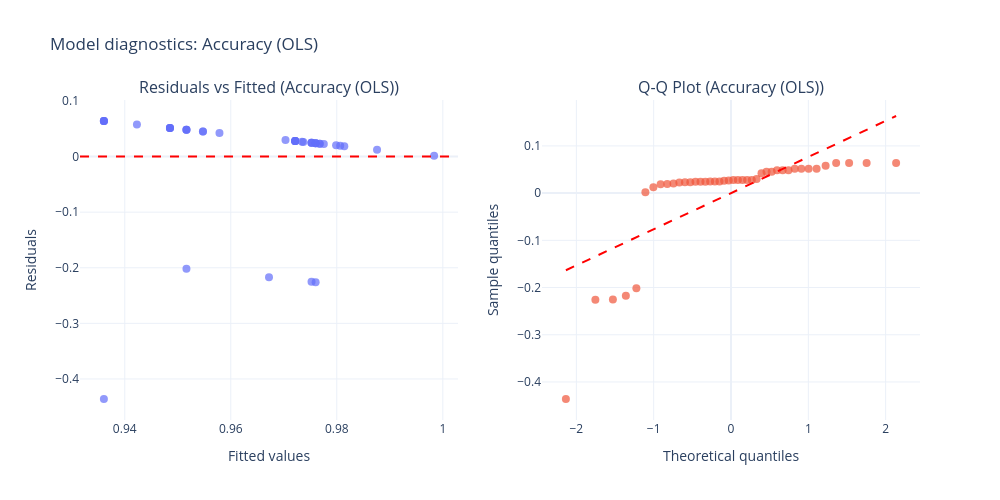
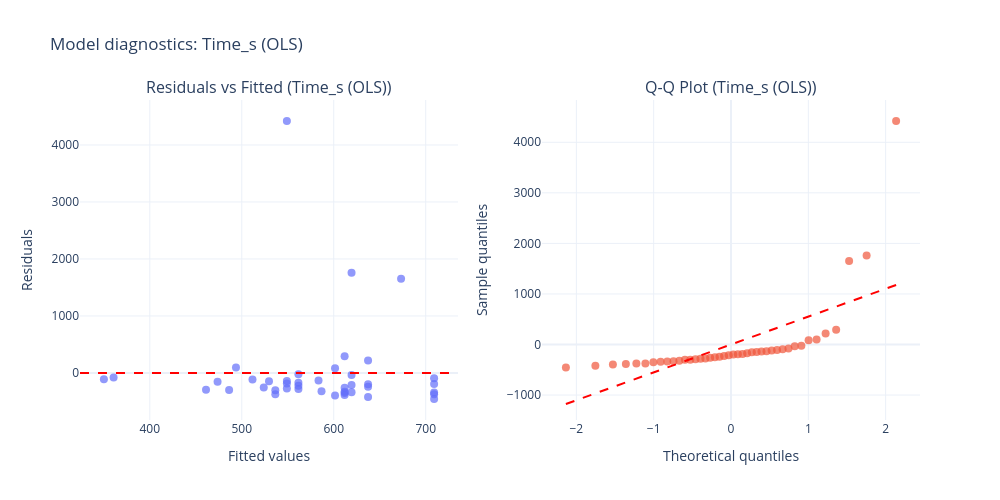

These figures' notebook cell, in order:
### Code cell
plot_resid_diags_plotly(model_accuracy_lin, "Accuracy (OLS)")
plot_resid_diags_plotly(model_time, "Time_s (OLS)")

### Figure 1 — Plotly figure (JSON) as saved in the notebook; plotly's stock layout.template omitted (floating-point values rounded to 4 significant figures)
{"data": [{"marker": {"opacity": 0.7, "size": 8}, "mode": "markers", "name": "Residuals", "type": "scatter", "x": [0.976, 0.9799, 0.9806, 0.9737, 0.9814, 0.9768, 0.9752, 0.9721, 0.9776, 0.9768, 0.976, 0.9752, 0.9721, 0.9721, 0.9752, 0.9721, 0.9721, 0.976, 0.9752, 0.976, 0.9876, 0.9516, 0.9672, 0.9703, 0.9423, 0.9734, 0.9548, 0.9485, 0.9361, 0.9579, 0.9548, 0.9516, 0.9485, 0.9361, 0.9361, 0.9485, 0.9361, 0.9361, 0.9516, 0.9485, 0.9516, 0.9984], "xaxis": "x", "y": [-0.226, 0.02013, 0.01936, 0.02631, 0.01859, 0.02322, 0.02477, 0.02786, 0.02245, 0.02322, 0.02399, 0.02477, 0.02786, 0.02786, -0.2252, 0.02786, 0.02786, 0.02399, 0.02477, 0.02399, 0.01241, -0.2016, -0.2172, 0.02967, 0.0577, 0.02656, 0.04525, 0.05147, -0.4361, 0.04213, 0.04525, 0.04836, 0.05147, 0.06393, 0.06393, 0.05147, 0.06393, 0.06393, 0.04836, 0.05147, 0.04836, 0.001644], "yaxis": "y"}, {"marker": {"opacity": 0.7, "size": 8}, "mode": "markers", "name": "Q-Q points", "type": "scatter", "x": [-2.135, -1.754, -1.527, -1.36, -1.224, -1.107, -1.004, -0.9103, -0.8241, -0.7436, -0.6677, -0.5955, -0.5262, -0.4594, -0.3946, -0.3314, -0.2695, -0.2086, -0.1485, -0.08887, -0.02959, 0.02959, 0.08887, 0.1485, 0.2086, 0.2695, 0.3314, 0.3946, 0.4594, 0.5262, 0.5955, 0.6677, 0.7436, 0.8241, 0.9103, 1.004, 1.107, 1.224, 1.36, 1.527, 1.754, 2.135], "xaxis": "x2", "y": [-0.4361, -0.226, -0.2252, -0.2172, -0.2016, 0.001644, 0.01241, 0.01859, 0.01936, 0.02013, 0.02245, 0.02322, 0.02322, 0.02399, 0.02399, 0.02399, 0.02477, 0.02477, 0.02477, 0.02631, 0.02656, 0.02786, 0.02786, 0.02786, 0.02786, 0.02786, 0.02967, 0.04213, 0.04525, 0.04525, 0.04836, 0.04836, 0.04836, 0.05147, 0.05147, 0.05147, 0.05147, 0.0577, 0.06393, 0.06393, 0.06393, 0.06393], "yaxis": "y2"}, {"line": {"color": "red", "dash": "dash"}, "mode": "lines", "name": "Q-Q reference", "type": "scatter", "x": [-2.135, 2.135], "xaxis": "x2", "y": [-0.1633, 0.1633], "yaxis": "y2"}], "layout": {"annotations": [{"font": {"size": 16}, "showarrow": false, "text": "Residuals vs Fitted (Accuracy (OLS))", "x": 0.225, "xanchor": "center", "xref": "paper", "y": 1, "yanchor": "bottom", "yref": "paper"}, {"font": {"size": 16}, "showarrow": false, "text": "Q-Q Plot (Accuracy (OLS))", "x": 0.775, "xanchor": "center", "xref": "paper", "y": 1, "yanchor": "bottom", "yref": "paper"}], "height": 500, "shapes": [{"line": {"color": "red", "dash": "dash"}, "type": "line", "x0": 0, "x1": 1, "xref": "x domain", "y0": 0, "y1": 0, "yref": "y"}], "showlegend": false, "title": {"text": "Model diagnostics: Accuracy (OLS)"}, "width": 1000, "xaxis": {"anchor": "y", "domain": [0, 0.45], "title": {"text": "Fitted values"}}, "xaxis2": {"anchor": "y2", "domain": [0.55, 1], "title": {"text": "Theoretical quantiles"}}, "yaxis": {"anchor": "x", "domain": [0, 1], "title": {"text": "Residuals"}}, "yaxis2": {"anchor": "x2", "domain": [0, 1], "title": {"text": "Sample quantiles"}}}}

### Figure 2 — Plotly figure (JSON) as saved in the notebook; plotly's stock layout.template omitted (floating-point values rounded to 4 significant figures)
{"data": [{"marker": {"opacity": 0.7, "size": 8}, "mode": "markers", "name": "Residuals", "type": "scatter", "x": [549.0, 486.2, 473.7, 586.7, 461.1, 536.5, 561.6, 611.8, 523.9, 536.5, 549.0, 561.6, 611.8, 611.8, 561.6, 611.8, 611.8, 549.0, 561.6, 549.0, 360.6, 619.4, 529.6, 511.7, 673.2, 493.7, 601.4, 637.3, 709.1, 583.5, 601.4, 619.4, 637.3, 709.1, 709.1, 637.3, 709.1, 709.1, 619.4, 637.3, 619.4, 350.1], "xaxis": "x", "y": [-275.0, -301.2, -155.7, -320.7, -293.1, -374.5, -279.6, -350.8, -253.9, -303.5, 4421.0, -171.6, -330.8, -386.8, -225.6, 291.2, -261.8, -186.0, -22.6, -140.0, -78.64, -36.37, -146.6, -116.7, 1651.0, 97.29, 82.58, -420.3, -343.1, -133.5, -396.4, -337.4, -196.3, -93.13, -195.1, -240.3, -457.1, -374.1, -210.4, 218.7, 1759.0, -111.1], "yaxis": "y"}, {"marker": {"opacity": 0.7, "size": 8}, "mode": "markers", "name": "Q-Q points", "type": "scatter", "x": [-2.135, -1.754, -1.527, -1.36, -1.224, -1.107, -1.004, -0.9103, -0.8241, -0.7436, -0.6677, -0.5955, -0.5262, -0.4594, -0.3946, -0.3314, -0.2695, -0.2086, -0.1485, -0.08887, -0.02959, 0.02959, 0.08887, 0.1485, 0.2086, 0.2695, 0.3314, 0.3946, 0.4594, 0.5262, 0.5955, 0.6677, 0.7436, 0.8241, 0.9103, 1.004, 1.107, 1.224, 1.36, 1.527, 1.754, 2.135], "xaxis": "x2", "y": [-457.1, -420.3, -396.4, -386.8, -374.5, -374.1, -350.8, -343.1, -337.4, -330.8, -320.7, -303.5, -301.2, -293.1, -279.6, -275.0, -261.8, -253.9, -240.3, -225.6, -210.4, -196.3, -195.1, -186.0, -171.6, -155.7, -146.6, -140.0, -133.5, -116.7, -111.1, -93.13, -78.64, -36.37, -22.6, 82.58, 97.29, 218.7, 291.2, 1651.0, 1759.0, 4421.0], "yaxis": "y2"}, {"line": {"color": "red", "dash": "dash"}, "mode": "lines", "name": "Q-Q reference", "type": "scatter", "x": [-2.135, 2.135], "xaxis": "x2", "y": [-1177.0, 1177.0], "yaxis": "y2"}], "layout": {"annotations": [{"font": {"size": 16}, "showarrow": false, "text": "Residuals vs Fitted (Time_s (OLS))", "x": 0.225, "xanchor": "center", "xref": "paper", "y": 1, "yanchor": "bottom", "yref": "paper"}, {"font": {"size": 16}, "showarrow": false, "text": "Q-Q Plot (Time_s (OLS))", "x": 0.775, "xanchor": "center", "xref": "paper", "y": 1, "yanchor": "bottom", "yref": "paper"}], "height": 500, "shapes": [{"line": {"color": "red", "dash": "dash"}, "type": "line", "x0": 0, "x1": 1, "xref": "x domain", "y0": 0, "y1": 0, "yref": "y"}], "showlegend": false, "title": {"text": "Model diagnostics: Time_s (OLS)"}, "width": 1000, "xaxis": {"anchor": "y", "domain": [0, 0.45], "title": {"text": "Fitted values"}}, "xaxis2": {"anchor": "y2", "domain": [0.55, 1], "title": {"text": "Theoretical quantiles"}}, "yaxis": {"anchor": "x", "domain": [0, 1], "title": {"text": "Residuals"}}, "yaxis2": {"anchor": "x2", "domain": [0, 1], "title": {"text": "Sample quantiles"}}}}
